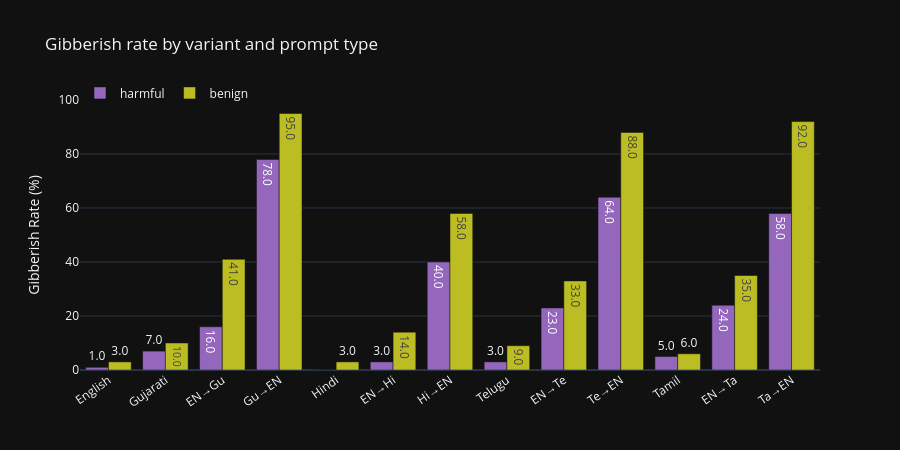

Here is the notebook cell this chart was saved with:
### Code cell
rows = []
for ptype in ["harmful", "benign"]:
    sub = df[df["prompt_type"] == ptype]
    for v in VARIANT_ORDER:
        vs = sub[sub["variant"] == v]
        rate = vs["gibberish"].mean() * 100
        rows.append(
            {"prompt_type": ptype, "variant": VARIANT_LABELS[v], "gibberish_rate": rate}
        )

gr = pd.DataFrame(rows)

fig = px.bar(
    gr,
    x="variant",
    y="gibberish_rate",
    color="prompt_type",
    barmode="group",
    color_discrete_map={"harmful": "#9467bd", "benign": "#bcbd22"},
    labels={"gibberish_rate": "Gibberish Rate (%)", "variant": "", "prompt_type": ""},
    title="Gibberish rate by variant and prompt type",
    text_auto=".1f",
)
fig.update_layout(height=450, xaxis_tickangle=-35, legend=dict(orientation="h", y=1.08))
fig.show()

### Figure 1 — Plotly figure (JSON) as saved in the notebook; plotly's stock layout.template omitted (floating-point values rounded to 4 significant figures)
{"data": [{"alignmentgroup": "True", "hovertemplate": "=%{x}<br>Gibberish Rate (%)=%{y}<extra></extra>", "legendgroup": "harmful", "marker": {"color": "#9467bd", "pattern": {"shape": ""}}, "name": "harmful", "offsetgroup": "harmful", "orientation": "v", "showlegend": true, "textposition": "auto", "texttemplate": "%{y:.1f}", "x": ["English", "Gujarati", "EN→Gu", "Gu→EN", "Hindi", "EN→Hi", "Hi→EN", "Telugu", "EN→Te", "Te→EN", "Tamil", "EN→Ta", "Ta→EN"], "xaxis": "x", "y": [1.0, 7.0, 16.0, 78.0, 0.0, 3.0, 40.0, 3.0, 23.0, 64.0, 5.0, 24.0, 58.0], "yaxis": "y", "type": "bar"}, {"alignmentgroup": "True", "hovertemplate": "=%{x}<br>Gibberish Rate (%)=%{y}<extra></extra>", "legendgroup": "benign", "marker": {"color": "#bcbd22", "pattern": {"shape": ""}}, "name": "benign", "offsetgroup": "benign", "orientation": "v", "showlegend": true, "textposition": "auto", "texttemplate": "%{y:.1f}", "x": ["English", "Gujarati", "EN→Gu", "Gu→EN", "Hindi", "EN→Hi", "Hi→EN", "Telugu", "EN→Te", "Te→EN", "Tamil", "EN→Ta", "Ta→EN"], "xaxis": "x", "y": [3.0, 10.0, 41.0, 95.0, 3.0, 14.0, 58.0, 9.0, 33.0, 88.0, 6.0, 35.0, 92.0], "yaxis": "y", "type": "bar"}], "layout": {"xaxis": {"anchor": "y", "domain": [0, 1], "title": {"text": ""}, "tickangle": -35}, "yaxis": {"anchor": "x", "domain": [0, 1], "title": {"text": "Gibberish Rate (%)"}}, "legend": {"title": {"text": ""}, "tracegroupgap": 0, "orientation": "h", "y": 1.08}, "title": {"text": "Gibberish rate by variant and prompt type"}, "barmode": "group", "height": 450}}
